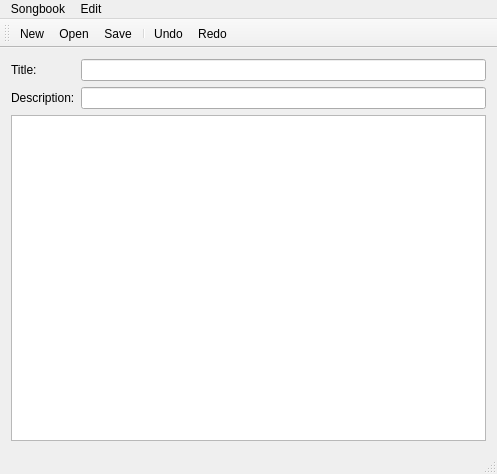
<?xml version="1.0" encoding="UTF-8"?>
<ui version="4.0">
 <class>SongbookEditor</class>
 <widget class="QMainWindow" name="SongbookEditor">
  <property name="geometry">
   <rect>
    <x>0</x>
    <y>0</y>
    <width>497</width>
    <height>474</height>
   </rect>
  </property>
  <property name="acceptDrops">
   <bool>false</bool>
  </property>
  <property name="windowTitle">
   <string>MainWindow</string>
  </property>
  <widget class="QWidget" name="centralwidget">
   <layout class="QGridLayout" name="gridLayout">
    <item row="0" column="0">
     <widget class="QLabel" name="label">
      <property name="text">
       <string>Title:</string>
      </property>
     </widget>
    </item>
    <item row="0" column="1">
     <widget class="QLineEdit" name="title"/>
    </item>
    <item row="1" column="0">
     <widget class="QLabel" name="label_2">
      <property name="text">
       <string>Description:</string>
      </property>
     </widget>
    </item>
    <item row="1" column="1">
     <widget class="QLineEdit" name="description">
      <property name="placeholderText">
       <string/>
      </property>
     </widget>
    </item>
    <item row="2" column="0" colspan="2">
     <widget class="QTableView" name="songs">
      <property name="editTriggers">
       <set>QAbstractItemView::NoEditTriggers</set>
      </property>
      <property name="dragEnabled">
       <bool>true</bool>
      </property>
      <property name="alternatingRowColors">
       <bool>true</bool>
      </property>
      <property name="selectionBehavior">
       <enum>QAbstractItemView::SelectRows</enum>
      </property>
      <property name="showGrid">
       <bool>true</bool>
      </property>
      <property name="wordWrap">
       <bool>false</bool>
      </property>
      <attribute name="horizontalHeaderStretchLastSection">
       <bool>true</bool>
      </attribute>
      <attribute name="verticalHeaderVisible">
       <bool>false</bool>
      </attribute>
     </widget>
    </item>
   </layout>
  </widget>
  <widget class="QMenuBar" name="menubar">
   <property name="geometry">
    <rect>
     <x>0</x>
     <y>0</y>
     <width>497</width>
     <height>19</height>
    </rect>
   </property>
   <widget class="QMenu" name="menuSong">
    <property name="title">
     <string>Songbook</string>
    </property>
    <widget class="QMenu" name="menuImportSongs">
     <property name="title">
      <string>ImportSongs</string>
     </property>
     <addaction name="actionImportFromDatabase"/>
     <addaction name="actionImportFromFiles"/>
    </widget>
    <addaction name="actionNew"/>
    <addaction name="separator"/>
    <addaction name="actionOpen"/>
    <addaction name="actionSave"/>
    <addaction name="actionSaveAs"/>
    <addaction name="separator"/>
    <addaction name="menuImportSongs"/>
    <addaction name="separator"/>
    <addaction name="actionExit"/>
   </widget>
   <widget class="QMenu" name="menuEdit">
    <property name="title">
     <string>Edit</string>
    </property>
    <addaction name="actionUndo"/>
    <addaction name="actionRedo"/>
    <addaction name="separator"/>
    <addaction name="actionCut"/>
    <addaction name="actionCopy"/>
    <addaction name="actionPaste"/>
   </widget>
   <addaction name="menuSong"/>
   <addaction name="menuEdit"/>
  </widget>
  <widget class="QStatusBar" name="statusBar"/>
  <widget class="QToolBar" name="toolBar">
   <property name="windowTitle">
    <string>toolBar</string>
   </property>
   <property name="iconSize">
    <size>
     <width>24</width>
     <height>24</height>
    </size>
   </property>
   <property name="toolButtonStyle">
    <enum>Qt::ToolButtonIconOnly</enum>
   </property>
   <attribute name="toolBarArea">
    <enum>TopToolBarArea</enum>
   </attribute>
   <attribute name="toolBarBreak">
    <bool>false</bool>
   </attribute>
   <addaction name="actionNew"/>
   <addaction name="actionOpen"/>
   <addaction name="actionSave"/>
   <addaction name="separator"/>
   <addaction name="actionUndo"/>
   <addaction name="actionRedo"/>
  </widget>
  <action name="actionSaveAs">
   <property name="text">
    <string>Save as ...</string>
   </property>
   <property name="iconText">
    <string>Save to a file ...</string>
   </property>
   <property name="toolTip">
    <string>Save song as another file</string>
   </property>
   <property name="statusTip">
    <string>Save song as another file</string>
   </property>
   <property name="visible">
    <bool>true</bool>
   </property>
   <property name="iconVisibleInMenu">
    <bool>true</bool>
   </property>
  </action>
  <action name="actionUndo">
   <property name="text">
    <string>Undo</string>
   </property>
   <property name="toolTip">
    <string>Undo last action</string>
   </property>
   <property name="statusTip">
    <string>Undo last action</string>
   </property>
   <property name="shortcut">
    <string>Ctrl+Z</string>
   </property>
  </action>
  <action name="actionRedo">
   <property name="text">
    <string>Redo</string>
   </property>
   <property name="toolTip">
    <string>Redo last undid action</string>
   </property>
   <property name="statusTip">
    <string>Redo last undid action</string>
   </property>
   <property name="shortcut">
    <string>Ctrl+Y</string>
   </property>
  </action>
  <action name="actionSave">
   <property name="text">
    <string>Save</string>
   </property>
   <property name="toolTip">
    <string>Save changes</string>
   </property>
   <property name="statusTip">
    <string>Save changes</string>
   </property>
   <property name="shortcut">
    <string>Ctrl+S</string>
   </property>
  </action>
  <action name="actionExit">
   <property name="text">
    <string>Exit</string>
   </property>
   <property name="toolTip">
    <string>Exit editing</string>
   </property>
   <property name="statusTip">
    <string>Exit editing</string>
   </property>
   <property name="shortcut">
    <string>Ctrl+Q</string>
   </property>
   <property name="menuRole">
    <enum>QAction::TextHeuristicRole</enum>
   </property>
  </action>
  <action name="actionOpen">
   <property name="text">
    <string>Open ...</string>
   </property>
   <property name="iconText">
    <string>Open</string>
   </property>
   <property name="toolTip">
    <string>Open song</string>
   </property>
   <property name="statusTip">
    <string>Open song</string>
   </property>
   <property name="shortcut">
    <string>Ctrl+O</string>
   </property>
  </action>
  <action name="actionNew">
   <property name="text">
    <string>New</string>
   </property>
   <property name="toolTip">
    <string>Create new song</string>
   </property>
   <property name="statusTip">
    <string>Create new song</string>
   </property>
   <property name="shortcut">
    <string>Ctrl+N</string>
   </property>
  </action>
  <action name="actionCut">
   <property name="text">
    <string>Cut</string>
   </property>
   <property name="toolTip">
    <string>Cut to clipboard</string>
   </property>
   <property name="statusTip">
    <string>Cut to clipboard</string>
   </property>
   <property name="shortcut">
    <string>Ctrl+X</string>
   </property>
  </action>
  <action name="actionPaste">
   <property name="text">
    <string>Paste</string>
   </property>
   <property name="toolTip">
    <string>Paste from clipboard</string>
   </property>
   <property name="statusTip">
    <string>Paste from clipboard</string>
   </property>
   <property name="shortcut">
    <string>Ctrl+V</string>
   </property>
  </action>
  <action name="actionCopy">
   <property name="text">
    <string>Copy</string>
   </property>
   <property name="toolTip">
    <string>Copy to clipboard</string>
   </property>
   <property name="statusTip">
    <string>Copy to clipboard</string>
   </property>
   <property name="shortcut">
    <string>Ctrl+C</string>
   </property>
  </action>
  <action name="actionImportFromFiles">
   <property name="text">
    <string>From files ...</string>
   </property>
   <property name="toolTip">
    <string>Import song from files</string>
   </property>
  </action>
  <action name="actionImportFromDatabase">
   <property name="text">
    <string>From database ...</string>
   </property>
   <property name="toolTip">
    <string>Import songs from database</string>
   </property>
  </action>
 </widget>
 <layoutdefault spacing="6" margin="11"/>
 <resources/>
 <connections>
  <connection>
   <sender>actionExit</sender>
   <signal>activated()</signal>
   <receiver>SongbookEditor</receiver>
   <slot>close()</slot>
   <hints>
    <hint type="sourcelabel">
     <x>-1</x>
     <y>-1</y>
    </hint>
    <hint type="destinationlabel">
     <x>399</x>
     <y>299</y>
    </hint>
   </hints>
  </connection>
 </connections>
</ui>
